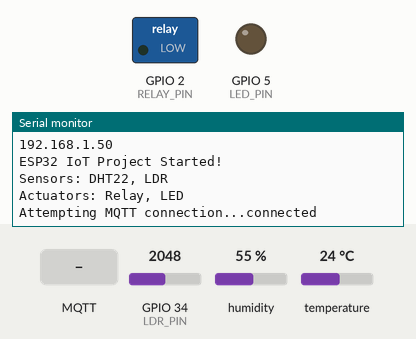
A sketch run on a simulated ESP32. Shown: switched loads named in the sketch (green lamp = pin HIGH), output pins drawn as LEDs (lit = HIGH), the last lines printed to the serial monitor. The inputs (shaded band) are chosen by the test bench; at power-on: GPIO 34 (LDR_PIN) = 2048, humidity 55 %, temperature 24 °C. WiFi joins after 1.5 s; servers stay silent unless stated; random numbers use the default seed unless the sketch sets one; no MQTT or app messages arrive unless stated.

Above: at 2.7 s.
2.8 s: MQTT message "ON" arrives on the first subscribed topic
At 3.9 s:
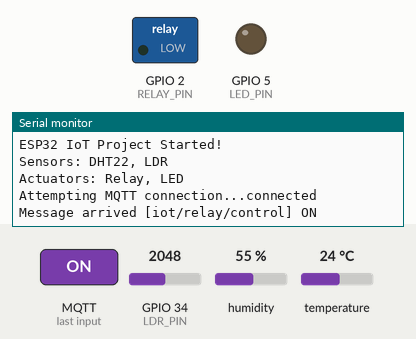
6.5 s: MQTT message "OFF" arrives on the first subscribed topic
At 7.7 s:
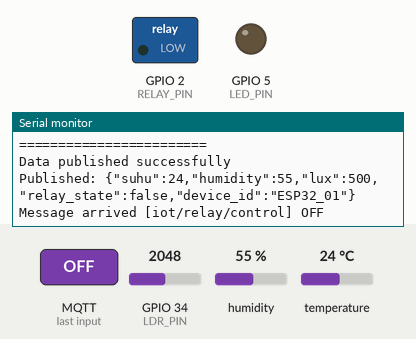
8.0 s: MQTT message "1" arrives on the first subscribed topic
At 9.0 s:
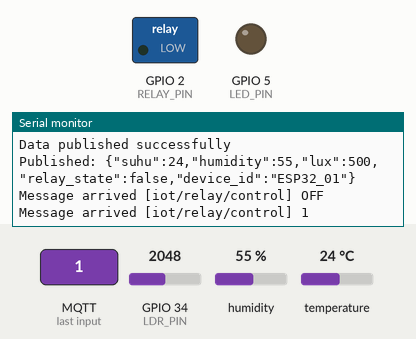

The sketch:

program_ide_2a2b.ino
```cpp
#include <WiFi.h>
#include <PubSubClient.h>
#include <DHT.h>
#include <ArduinoJson.h>

// Konfigurasi WiFi
const char* ssid = "Wokwi-GUEST";
const char* password = "";

// Konfigurasi MQTT
const char* mqtt_server = "test.mosquitto.org";
const int mqtt_port = 1883;
const char* mqtt_topic_data = "iot/sensor/data";
const char* mqtt_topic_relay = "iot/relay/control";

// Pin Configuration
#define DHT_PIN 4
#define DHT_TYPE DHT22
#define LDR_PIN 34
#define RELAY_PIN 2
#define LED_PIN 5

// Sensor Objects
DHT dht(DHT_PIN, DHT_TYPE);

// WiFi dan MQTT Clients
WiFiClient espClient;
PubSubClient client(espClient);

// Variabel untuk timing
unsigned long lastMsg = 0;
const long interval = 5000; // Kirim data setiap 5 detik

// Variabel sensor
float temperature = 0;
float humidity = 0;
int lightLevel = 0;
bool relayState = false;

void setup() {
  Serial.begin(115200);

  // Inisialisasi pin
  pinMode(RELAY_PIN, OUTPUT);
  pinMode(LED_PIN, OUTPUT);
  digitalWrite(RELAY_PIN, LOW);
  digitalWrite(LED_PIN, LOW);

  // Inisialisasi sensor DHT
  dht.begin();

  // Koneksi WiFi
  setup_wifi();

  // Setup MQTT
  client.setServer(mqtt_server, mqtt_port);
  client.setCallback(callback);

  Serial.println("ESP32 IoT Project Started!");
  Serial.println("Sensors: DHT22, LDR");
  Serial.println("Actuators: Relay, LED");
}

void setup_wifi() {
  delay(10);
  Serial.println();
  Serial.print("Connecting to ");
  Serial.println(ssid);

  WiFi.begin(ssid, password);

  while (WiFi.status() != WL_CONNECTED) {
    delay(500);
    Serial.print(".");
  }

  randomSeed(micros());

  Serial.println("");
  Serial.println("WiFi connected");
  Serial.println("IP address: ");
  Serial.println(WiFi.localIP());
}

void callback(char* topic, byte* payload, unsigned int length) {
  Serial.print("Message arrived [");
  Serial.print(topic);
  Serial.print("] ");

  String message;
  for (int i = 0; i < length; i++) {
    message += (char)payload[i];
  }
  Serial.println(message);

  // Parse JSON untuk kontrol relay
  if (String(topic) == mqtt_topic_relay) {
    DynamicJsonDocument doc(1024);
    deserializeJson(doc, message);

    String relayCommand = doc["relay"];

    if (relayCommand == "ON") {
      digitalWrite(RELAY_PIN, HIGH);
      digitalWrite(LED_PIN, HIGH);
      relayState = true;
      Serial.println("Relay and LED turned ON");
    } else if (relayCommand == "OFF") {
      digitalWrite(RELAY_PIN, LOW);
      digitalWrite(LED_PIN, LOW);
      relayState = false;
      Serial.println("Relay and LED turned OFF");
    }
  }
}

void reconnect() {
  while (!client.connected()) {
    Serial.print("Attempting MQTT connection...");

    String clientId = "ESP32Client-";
    clientId += String(random(0xffff), HEX);

    if (client.connect(clientId.c_str())) {
      Serial.println("connected");
      client.subscribe(mqtt_topic_relay);
    } else {
      Serial.print("failed, rc=");
      Serial.print(client.state());
      Serial.println(" try again in 5 seconds");
      delay(5000);
    }
  }
}

void readSensors() {
  // Baca DHT22
  humidity = dht.readHumidity();
  temperature = dht.readTemperature();

  // Baca LDR
  int analogValue = analogRead(LDR_PIN);
  lightLevel = map(analogValue, 0, 4095, 0, 1000);

  // Cek apakah pembacaan DHT valid
  if (isnan(humidity) || isnan(temperature)) {
    Serial.println("Failed to read from DHT sensor!");
    // Set nilai default jika sensor error
    temperature = 25.0;
    humidity = 50.0;
  }

  // Print ke Serial Monitor
  Serial.println("=== Sensor Readings ===");
  Serial.print("Temperature: ");
  Serial.print(temperature);
  Serial.println(" °C");
  Serial.print("Humidity: ");
  Serial.print(humidity);
  Serial.println(" %");
  Serial.print("Light Level: ");
  Serial.print(lightLevel);
  Serial.println(" Lux");
  Serial.print("Relay State: ");
  Serial.println(relayState ? "ON" : "OFF");
  Serial.println("========================");
}

void publishSensorData() {
  // Buat JSON object
  DynamicJsonDocument doc(1024);
  doc["suhu"] = temperature;
  doc["humidity"] = humidity;
  doc["lux"] = lightLevel;
  doc["relay_state"] = relayState;
  doc["device_id"] = "ESP32_01";

  String jsonString;
  serializeJson(doc, jsonString);

  // Publish ke MQTT
  if (client.publish(mqtt_topic_data, jsonString.c_str())) {
    Serial.println("Data published successfully");
    Serial.println("Published: " + jsonString);
  } else {
    Serial.println("Failed to publish data");
  }
}

void loop() {
  // Cek koneksi MQTT
  if (!client.connected()) {
    reconnect();
  }
  client.loop();

  // Kirim data sensor setiap interval yang ditentukan
  unsigned long now = millis();
  if (now - lastMsg > interval) {
    lastMsg = now;

    readSensors();
    publishSensorData();
  }

  delay(100); // Small delay untuk stabilitas
}
```

Measured:
- after the input at 2.8 s, the serial monitor: prints a new line after 0.07 s (image 1)
- after the input at 6.5 s, the serial monitor: prints a new line at once (image 2)
- after the input at 8.0 s, the serial monitor: prints a new line at once (image 3)
